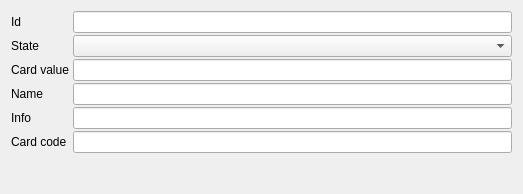
<?xml version="1.0" encoding="UTF-8"?>
<ui version="4.0">
 <class>DlgDiscountCard</class>
 <widget class="QDialog" name="DlgDiscountCard">
  <property name="geometry">
   <rect>
    <x>0</x>
    <y>0</y>
    <width>523</width>
    <height>194</height>
   </rect>
  </property>
  <property name="windowTitle">
   <string>Dialog</string>
  </property>
  <layout class="QVBoxLayout" name="verticalLayout">
   <item>
    <layout class="QGridLayout" name="gridLayout">
     <property name="spacing">
      <number>2</number>
     </property>
     <item row="7" column="0" colspan="3">
      <widget class="FBtnOkCancel" name="widget" native="true"/>
     </item>
     <item row="5" column="0">
      <widget class="QLabel" name="label_5">
       <property name="text">
        <string>Card code</string>
       </property>
      </widget>
     </item>
     <item row="3" column="2">
      <widget class="QPLineEdit" name="leName">
       <property name="field" stdset="0">
        <string>NAME</string>
       </property>
      </widget>
     </item>
     <item row="4" column="2">
      <widget class="QPLineEdit" name="leInfo">
       <property name="field" stdset="0">
        <string>INFO</string>
       </property>
      </widget>
     </item>
     <item row="1" column="0">
      <widget class="QLabel" name="label_2">
       <property name="text">
        <string>State</string>
       </property>
      </widget>
     </item>
     <item row="5" column="2">
      <widget class="QPLineEdit" name="leCode">
       <property name="field" stdset="0">
        <string>CODE</string>
       </property>
      </widget>
     </item>
     <item row="3" column="0">
      <widget class="QLabel" name="label_4">
       <property name="text">
        <string>Name</string>
       </property>
      </widget>
     </item>
     <item row="0" column="2">
      <widget class="QPLineEdit" name="leId">
       <property name="field" stdset="0">
        <string>ID</string>
       </property>
      </widget>
     </item>
     <item row="0" column="0">
      <widget class="QLabel" name="label">
       <property name="text">
        <string>Id</string>
       </property>
      </widget>
     </item>
     <item row="1" column="2">
      <widget class="QPComboBox" name="cbState">
       <property name="fieldId" stdset="0">
        <string>STATE_ID</string>
       </property>
       <property name="fieldName" stdset="0">
        <string>STATE_NAME</string>
       </property>
       <property name="table" stdset="0">
        <string>COSTUMERS_STATES</string>
       </property>
      </widget>
     </item>
     <item row="4" column="0">
      <widget class="QLabel" name="label_6">
       <property name="text">
        <string>Info</string>
       </property>
      </widget>
     </item>
     <item row="2" column="0">
      <widget class="QLabel" name="label_7">
       <property name="text">
        <string>Card value</string>
       </property>
      </widget>
     </item>
     <item row="2" column="2">
      <widget class="QPLineEdit" name="leCardValue">
       <property name="field" stdset="0">
        <string>CARD_VALUE</string>
       </property>
      </widget>
     </item>
    </layout>
   </item>
  </layout>
 </widget>
 <customwidgets>
  <customwidget>
   <class>QPComboBox</class>
   <extends>QComboBox</extends>
   <header>qpcombobox.h</header>
  </customwidget>
  <customwidget>
   <class>FBtnOkCancel</class>
   <extends>QWidget</extends>
   <header location="global">fbtnokcancel.h</header>
   <container>1</container>
  </customwidget>
  <customwidget>
   <class>QPLineEdit</class>
   <extends>QLineEdit</extends>
   <header>qplineedit.h</header>
  </customwidget>
 </customwidgets>
 <resources/>
 <connections/>
</ui>
